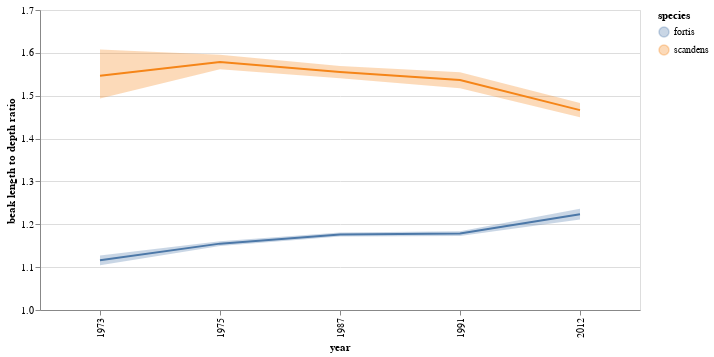

This figure's notebook cell:
### Markdown cell above
Now we can plot the mean confidence interval of two species over time.

### Code cell
axis_scale = alt.Scale(domain=[1, 1.7])

mean = alt.Chart(df_ratio_mean_conf_int,
                width=600).mark_line().encode(
    x='year:O',
    y='mean:Q',
    color='species:N'
)

confidence_interval = alt.Chart(df_ratio_mean_conf_int,
                               width=600).mark_area(opacity=0.3).encode(
    x='year:O',
    y=alt.Y('low:Q', axis=alt.Axis(title='beak length to depth ratio'),scale=axis_scale),
    y2='high:Q',
    color='species:N'
)

confidence_interval + mean

### Figure 1 — Vega-Lite specification as saved in the notebook (floating-point values rounded to 4 significant figures)
{"$schema": "https://vega.github.io/schema/vega-lite/v2.6.0.json", "config": {"view": {"height": 300, "width": 400}}, "datasets": {"data-72b2ad04e0a0642ad774c78145c7e461": [{"high": 1.608, "low": 1.494, "mean": 1.546, "species": "scandens", "year": 1973}, {"high": 1.596, "low": 1.562, "mean": 1.579, "species": "scandens", "year": 1975}, {"high": 1.569, "low": 1.541, "mean": 1.555, "species": "scandens", "year": 1987}, {"high": 1.554, "low": 1.517, "mean": 1.537, "species": "scandens", "year": 1991}, {"high": 1.483, "low": 1.45, "mean": 1.466, "species": "scandens", "year": 2012}, {"high": 1.127, "low": 1.105, "mean": 1.116, "species": "fortis", "year": 1973}, {"high": 1.161, "low": 1.149, "mean": 1.155, "species": "fortis", "year": 1975}, {"high": 1.181, "low": 1.171, "mean": 1.176, "species": "fortis", "year": 1987}, {"high": 1.184, "low": 1.173, "mean": 1.178, "species": "fortis", "year": 1991}, {"high": 1.236, "low": 1.211, "mean": 1.224, "species": "fortis", "year": 2012}]}, "layer": [{"data": {"name": "data-72b2ad04e0a0642ad774c78145c7e461"}, "encoding": {"color": {"field": "species", "type": "nominal"}, "x": {"field": "year", "type": "ordinal"}, "y": {"axis": {"title": "beak length to depth ratio"}, "field": "low", "scale": {"domain": [1, 1.7]}, "type": "quantitative"}, "y2": {"field": "high", "type": "quantitative"}}, "mark": {"opacity": 0.3, "type": "area"}, "width": 600}, {"data": {"name": "data-72b2ad04e0a0642ad774c78145c7e461"}, "encoding": {"color": {"field": "species", "type": "nominal"}, "x": {"field": "year", "type": "ordinal"}, "y": {"field": "mean", "type": "quantitative"}}, "mark": "line", "width": 600}]}
